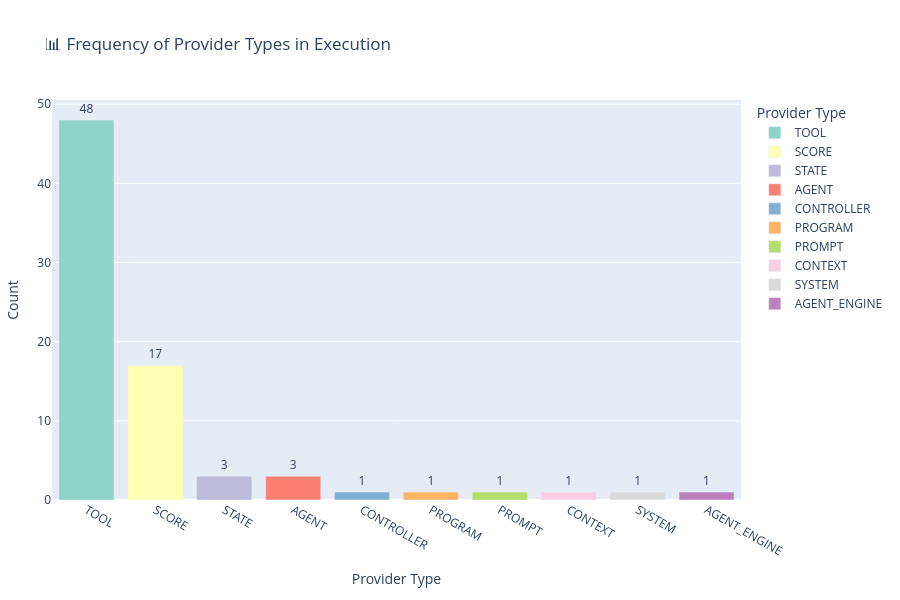

Notebook source saved alongside this figure:
### Markdown cell above
### 📊 Frequency of Provider Types in Execution

This bar chart displays the **number of times each `provider_type` appears** in the execution log.

#### 🧠 What this code does:
- Groups the log (`df`) by `provider_type` and counts how many entries exist for each type (e.g., `agent`, `tool`, `score`, `state`, etc.).
- Uses Plotly Express to render a **bar chart** with the provider types on the x-axis and their respective frequencies on the y-axis.
- Adds labels and color-coding to make the chart more interpretable and visually distinct.

#### 🔍 What you're observing:
- **Higher bars** indicate providers that are invoked more frequently (e.g., tools may appear often during scoring).
- Can help reveal which components dominate system activity.
- Serves as a quick summary of system behavior — useful for tuning, bottleneck detection, or debugging repeated execution patterns.

This is a foundational metric for system observability, especially when comparing runs or systems with different configurations.

### Code cell
import plotly.express as px

# Create a copy to avoid mutating the original DataFrame
df_bar = df.copy()

# Truncate provider_type to the part after the last '.'
df_bar['provider_type'] = df_bar['provider_type'].apply(lambda x: x.split('.')[-1])

# Count how many times each provider type appears
provider_freq = df_bar["provider_type"].value_counts().reset_index()
provider_freq.columns = ["provider_type", "count"]

# Plot as bar chart
fig = px.bar(
    provider_freq,
    x="provider_type",
    y="count",
    text="count",
    title="📊 Frequency of Provider Types in Execution",
    labels={"provider_type": "Provider Type", "count": "Occurrences"},
    color="provider_type",
    color_discrete_sequence=px.colors.qualitative.Set3
)

# Update trace text position and layout
fig.update_traces(textposition="outside")

# Increase height and adjust margins for better space allocation
fig.update_layout(
    height=600,
    margin=dict(t=100, b=100, l=50, r=50),
    xaxis_title="Provider Type", 
    yaxis_title="Count"
)

fig.show()

### Figure 1 — Plotly figure (JSON) as saved in the notebook; plotly's stock layout.template omitted (floating-point values rounded to 4 significant figures)
{"data": [{"hovertemplate": "Provider Type=%{x}<br>Occurrences=%{text}<extra></extra>", "legendgroup": "TOOL", "marker": {"color": "rgb(141,211,199)", "pattern": {"shape": ""}}, "name": "TOOL", "orientation": "v", "showlegend": true, "text": [48.0], "textposition": "outside", "type": "bar", "x": ["TOOL"], "xaxis": "x", "y": [48], "yaxis": "y"}, {"hovertemplate": "Provider Type=%{x}<br>Occurrences=%{text}<extra></extra>", "legendgroup": "SCORE", "marker": {"color": "rgb(255,255,179)", "pattern": {"shape": ""}}, "name": "SCORE", "orientation": "v", "showlegend": true, "text": [17.0], "textposition": "outside", "type": "bar", "x": ["SCORE"], "xaxis": "x", "y": [17], "yaxis": "y"}, {"hovertemplate": "Provider Type=%{x}<br>Occurrences=%{text}<extra></extra>", "legendgroup": "STATE", "marker": {"color": "rgb(190,186,218)", "pattern": {"shape": ""}}, "name": "STATE", "orientation": "v", "showlegend": true, "text": [3.0], "textposition": "outside", "type": "bar", "x": ["STATE"], "xaxis": "x", "y": [3], "yaxis": "y"}, {"hovertemplate": "Provider Type=%{x}<br>Occurrences=%{text}<extra></extra>", "legendgroup": "AGENT", "marker": {"color": "rgb(251,128,114)", "pattern": {"shape": ""}}, "name": "AGENT", "orientation": "v", "showlegend": true, "text": [3.0], "textposition": "outside", "type": "bar", "x": ["AGENT"], "xaxis": "x", "y": [3], "yaxis": "y"}, {"hovertemplate": "Provider Type=%{x}<br>Occurrences=%{text}<extra></extra>", "legendgroup": "CONTROLLER", "marker": {"color": "rgb(128,177,211)", "pattern": {"shape": ""}}, "name": "CONTROLLER", "orientation": "v", "showlegend": true, "text": [1.0], "textposition": "outside", "type": "bar", "x": ["CONTROLLER"], "xaxis": "x", "y": [1], "yaxis": "y"}, {"hovertemplate": "Provider Type=%{x}<br>Occurrences=%{text}<extra></extra>", "legendgroup": "PROGRAM", "marker": {"color": "rgb(253,180,98)", "pattern": {"shape": ""}}, "name": "PROGRAM", "orientation": "v", "showlegend": true, "text": [1.0], "textposition": "outside", "type": "bar", "x": ["PROGRAM"], "xaxis": "x", "y": [1], "yaxis": "y"}, {"hovertemplate": "Provider Type=%{x}<br>Occurrences=%{text}<extra></extra>", "legendgroup": "PROMPT", "marker": {"color": "rgb(179,222,105)", "pattern": {"shape": ""}}, "name": "PROMPT", "orientation": "v", "showlegend": true, "text": [1.0], "textposition": "outside", "type": "bar", "x": ["PROMPT"], "xaxis": "x", "y": [1], "yaxis": "y"}, {"hovertemplate": "Provider Type=%{x}<br>Occurrences=%{text}<extra></extra>", "legendgroup": "CONTEXT", "marker": {"color": "rgb(252,205,229)", "pattern": {"shape": ""}}, "name": "CONTEXT", "orientation": "v", "showlegend": true, "text": [1.0], "textposition": "outside", "type": "bar", "x": ["CONTEXT"], "xaxis": "x", "y": [1], "yaxis": "y"}, {"hovertemplate": "Provider Type=%{x}<br>Occurrences=%{text}<extra></extra>", "legendgroup": "SYSTEM", "marker": {"color": "rgb(217,217,217)", "pattern": {"shape": ""}}, "name": "SYSTEM", "orientation": "v", "showlegend": true, "text": [1.0], "textposition": "outside", "type": "bar", "x": ["SYSTEM"], "xaxis": "x", "y": [1], "yaxis": "y"}, {"hovertemplate": "Provider Type=%{x}<br>Occurrences=%{text}<extra></extra>", "legendgroup": "AGENT_ENGINE", "marker": {"color": "rgb(188,128,189)", "pattern": {"shape": ""}}, "name": "AGENT_ENGINE", "orientation": "v", "showlegend": true, "text": [1.0], "textposition": "outside", "type": "bar", "x": ["AGENT_ENGINE"], "xaxis": "x", "y": [1], "yaxis": "y"}], "layout": {"barmode": "relative", "height": 600, "legend": {"title": {"text": "Provider Type"}, "tracegroupgap": 0}, "margin": {"b": 100, "l": 50, "r": 50, "t": 100}, "title": {"text": "📊 Frequency of Provider Types in Execution"}, "xaxis": {"anchor": "y", "categoryarray": ["TOOL", "SCORE", "STATE", "AGENT", "CONTROLLER", "PROGRAM", "PROMPT", "CONTEXT", "SYSTEM", "AGENT_ENGINE"], "categoryorder": "array", "domain": [0, 1], "title": {"text": "Provider Type"}}, "yaxis": {"anchor": "x", "domain": [0, 1], "title": {"text": "Count"}}}}
